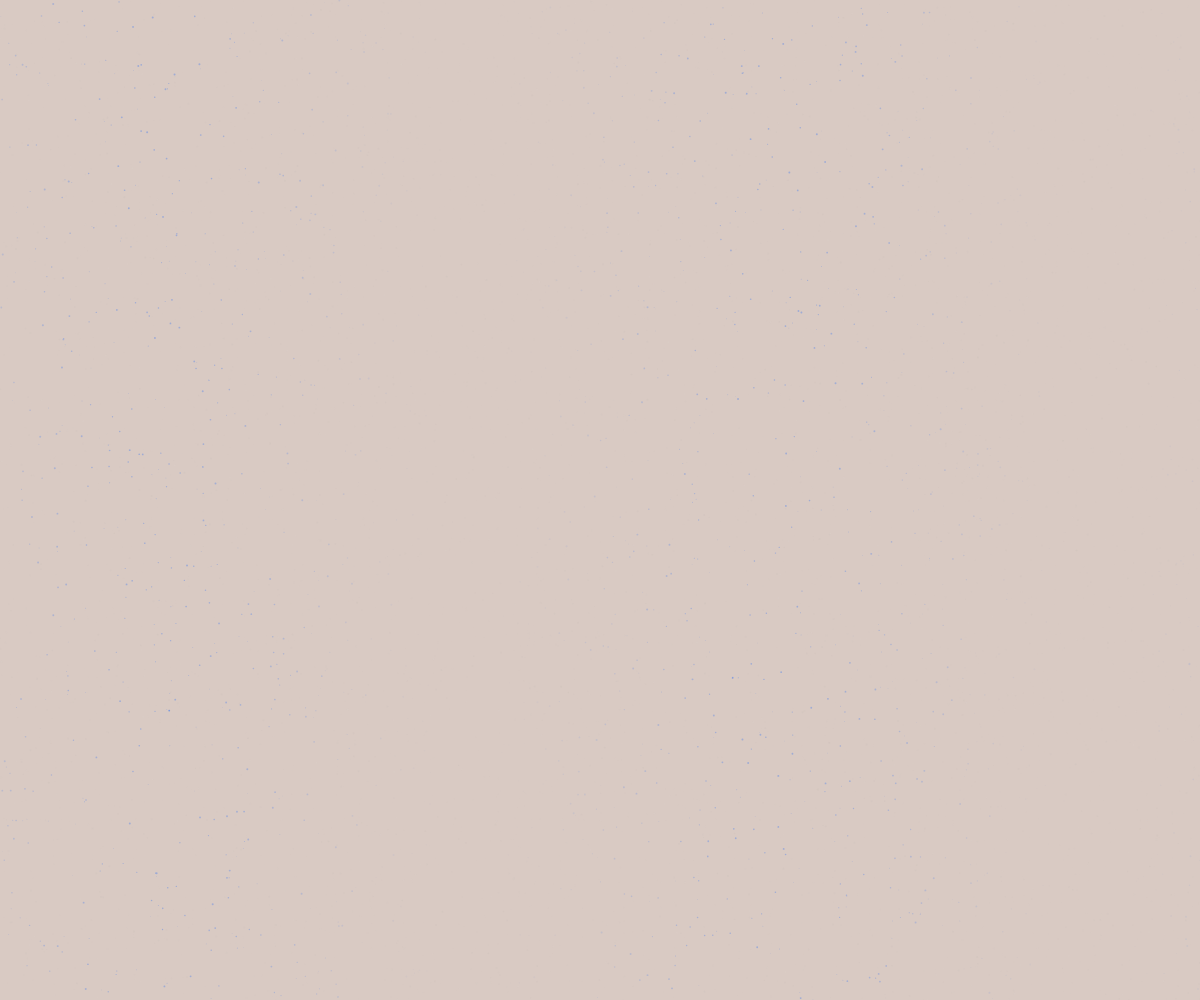
Frame 1 (no input)
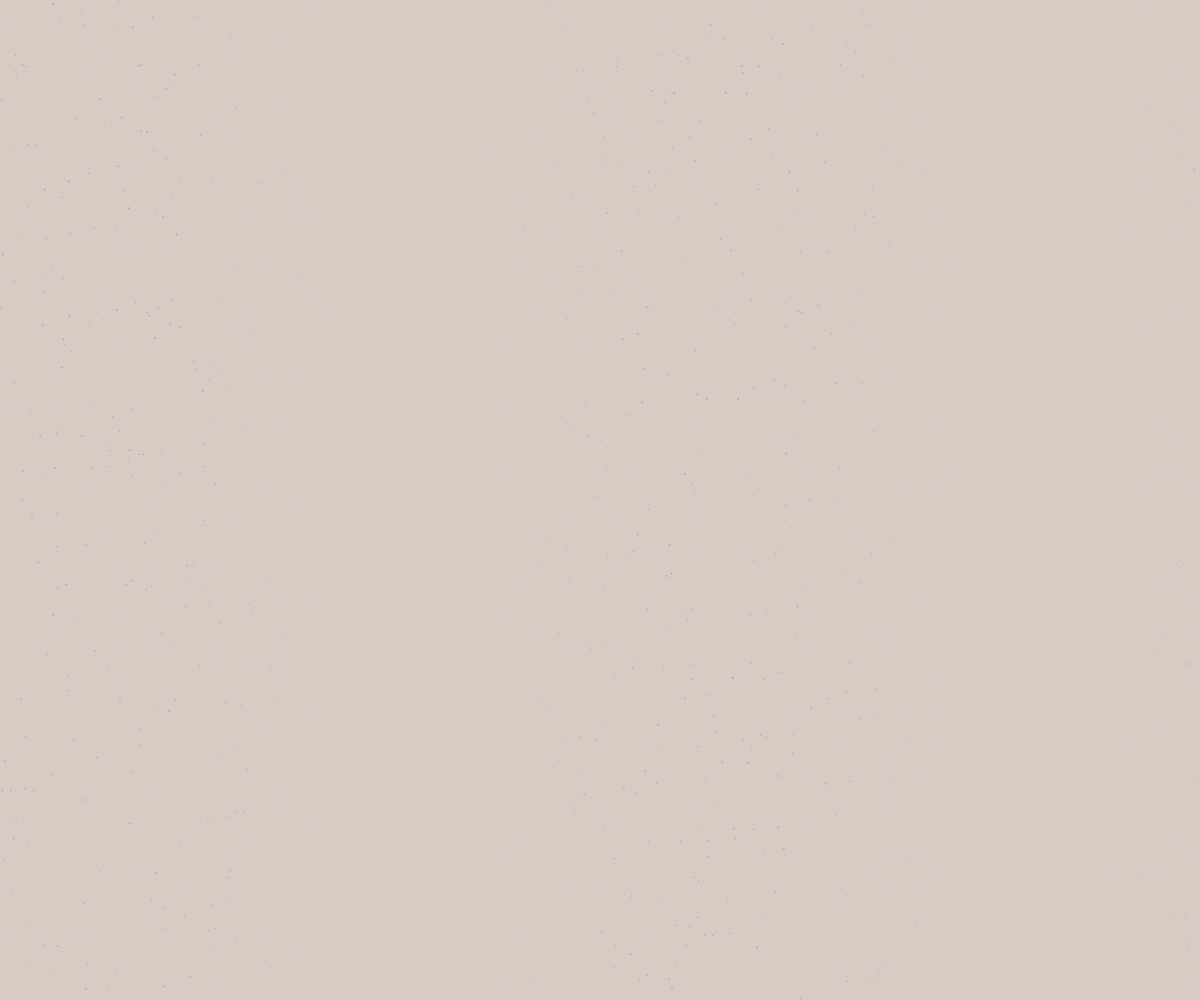
Frame 60 (no input)
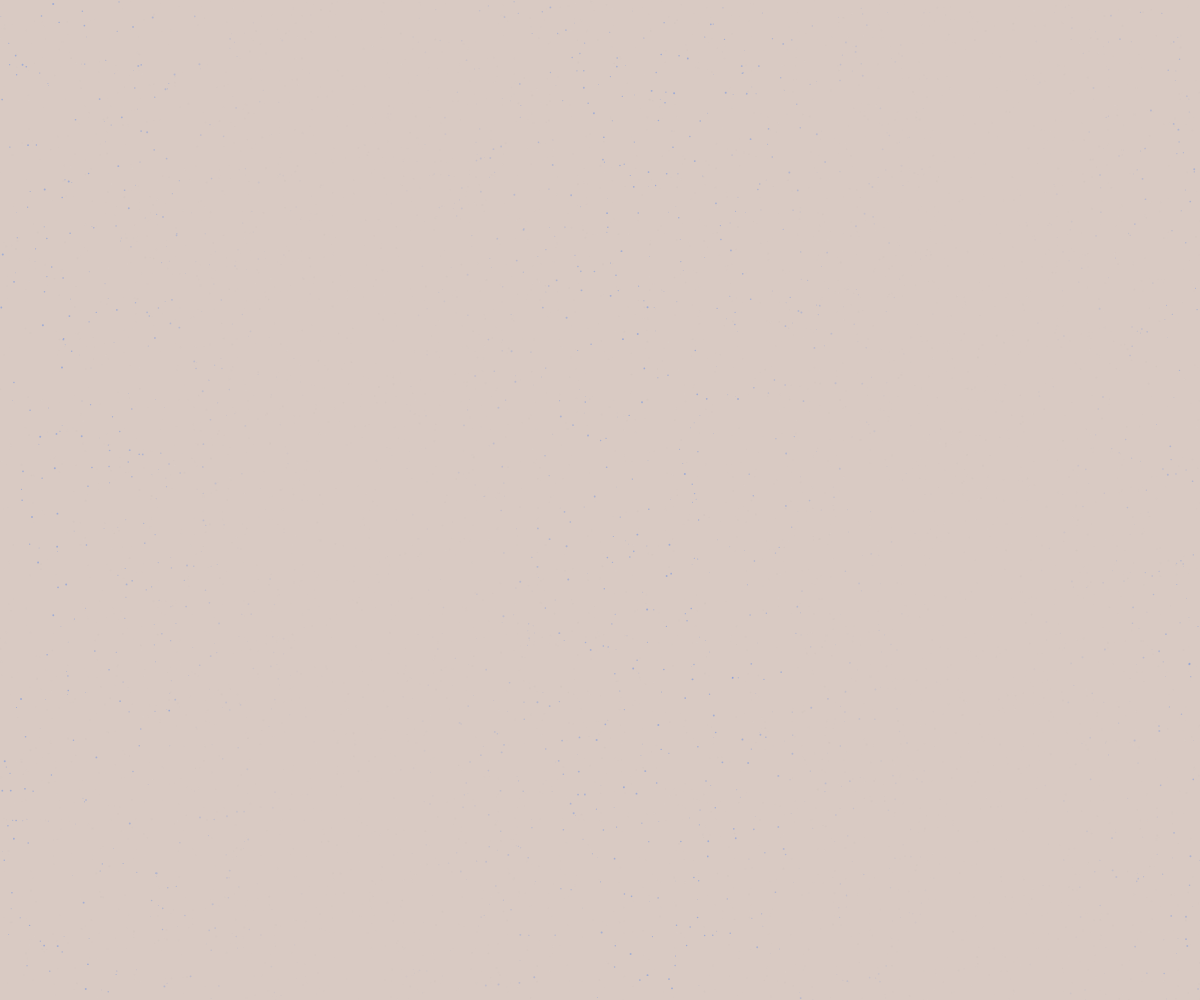
Frame 120 (the mouse pressed at the canvas centre since frame 60)

The p5.js sketch that drew these frames (run headless with seeded random() and noise() and a simulated clock; from frame 60 on, the mouse is pressed at the canvas centre):

// p5.js sketch
// ── sketch.js
let hyphae = [];
let substrate;
let points = [];

function setup() {
  createCanvas(windowWidth, windowHeight);
  colorMode(HSB, 360, 100, 100, 1);
  
  // Create substrate texture
  substrate = createGraphics(width, height);
  substrate.colorMode(HSB, 360, 100, 100, 1);
  substrate.background(20, 10, 85);
  
  // Add paper-like texture
  substrate.noStroke();
  for (let i = 0; i < 5000; i++) {
    let x = random(width);
    let y = random(height);
    let size = random(0.5, 2);
    let brightness = random(70, 90);
    substrate.fill(20, 5, brightness, 0.1);
    substrate.ellipse(x, y, size, size);
  }
  
  // Create hyphae network
  for (let i = 0; i < 800; i++) {
    hyphae.push({
      x: random(width),
      y: random(height),
      size: random(0.5, 3),
      hue: random(200, 240),
      saturation: random(80, 100),
      brightness: random(70, 90),
      speed: random(0.001, 0.005),
      angle: random(TWO_PI),
      segments: floor(random(3, 8)),
      segmentLength: random(10, 30)
    });
  }
  
  // Build point cloud for bioluminescence
  points = [];
  for (let i = 0; i < 2000; i++) {
    points.push({
      x: random(width),
      y: random(height),
      size: random(0.5, 2)
    });
  }
}

function draw() {
  background(0, 0, 10);
  
  // Draw substrate
  image(substrate, 0, 0);
  
  // Create bioluminescent glow effect
  blendMode(ADD);
  
  // Draw hyphae network as point cloud
  beginShape(POINTS);
  for (let h of hyphae) {
    // Animate position
    let nX = noise(h.x * 0.001, h.y * 0.001, frameCount * 0.001) * 2;
    let nY = noise(h.x * 0.001 + 1000, h.y * 0.001 + 1000, frameCount * 0.001) * 2;
    
    h.x += cos(h.angle) * h.speed + nX;
    h.y += sin(h.angle) * h.speed + nY;
    
    // Wrap around edges
    if (h.x > width) h.x = 0;
    if (h.x < 0) h.x = width;
    if (h.y > height) h.y = 0;
    if (h.y < 0) h.y = height;
    
    fill(h.hue, h.saturation, h.brightness, 0.8);
    noStroke();
    vertex(h.x, h.y);
  }
  endShape();
  
  // Draw bioluminescent points
  blendMode(BLEND);
  noStroke();
  for (let p of points) {
    let alpha = sin(frameCount * 0.01 + p.x * 0.01) * 0.5 + 0.5;
    fill(220, 90, 100, alpha * 0.3);
    ellipse(p.x, p.y, p.size);
  }
}

function windowResized() {
  resizeCanvas(windowWidth, windowHeight);
}
